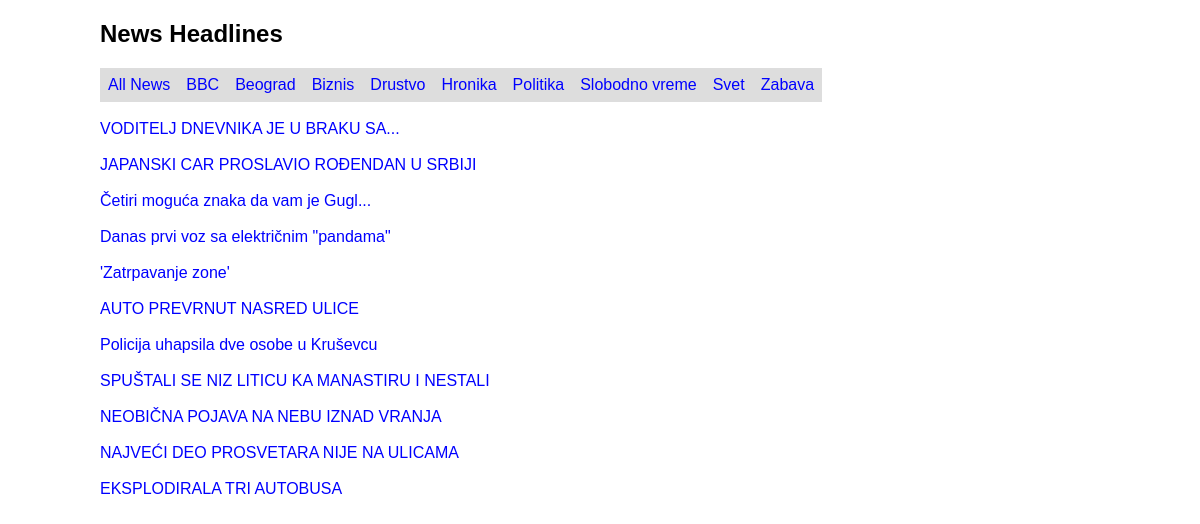
The page /pages/selectNews.php on the database its author committed.
### tables this page shows
CREATE TABLE IF NOT EXISTS `news` (
  `id` int NOT NULL AUTO_INCREMENT,
  `title` varchar(255) NOT NULL,
  `content` text NOT NULL,
  `date` datetime DEFAULT CURRENT_TIMESTAMP,
  `category` varchar(100) NOT NULL,
  `author_id` int DEFAULT NULL,
  PRIMARY KEY (`id`),
  KEY `autor_id` (`author_id`)
);

### classes/News.class.php (called while the page is built, shortened)
<?php
    class News {
        private $conn;
        public function __construct($conn, $id, $title, $content, $category, $author_id) {
            $this->conn = $conn;
        }
        public function selectNews($category = null) {
            if ($category) {
                $sql = "SELECT * FROM news WHERE category = ? ORDER BY date DESC";
                $stmt = $this->conn->prepare($sql);
                $stmt->bind_param("s", $category);
            } else {
                $sql = "SELECT * FROM news ORDER BY date DESC";
                $stmt = $this->conn->prepare($sql);
            }
            $stmt->execute();
            $results = $stmt->get_result();
            $newsArray = array();
            if ($results->num_rows > 0) {
                while ($row = $results->fetch_assoc()) {
                    $newsArray[] = $row;
                }
            } else {
                echo "No news available!";
            }
            return $newsArray;
        }
        public function getCategories() {
            $sql = "SELECT DISTINCT category FROM news ORDER BY category ASC";
            $stmt = $this->conn->prepare($sql);
            $stmt->execute();
            $results = $stmt->get_result();
            $categories = array();
            if ($results->num_rows > 0) {
                while ($row = $results->fetch_assoc()) {
                    $categories[] = $row['category'];
                }
            }
            return $categories;
        }
    }
?>

### pages/selectNews.php (the view, shortened to what this page needs)
<?php
    include "../config/Connection.php";
    include "../classes/News.class.php";
    $news = new News($conn, "", "", "", "", "");
    $categories = $news->getCategories();
    $selectedCategory = isset($_GET['category']) ? $_GET['category'] : null;
    $newsArray = $news->selectNews($selectedCategory);
?>
<!DOCTYPE html>
<html>
    <head>
        <link href="../assets/style.css" type="text/css" rel="stylesheet">
    </head>
    <body>
        <h2>News Headlines</h2>
        <nav>
            <ul>
                <li><a href="selectNews.php">All News</a></li>
                <?php
                foreach ($categories as $category) {
                    echo "<li><a href='selectNews.php?category=" . urlencode($category) . "'>" . $category . "</a></li>";
                }
                ?>
            </ul><br>
        </nav>
        <?php
        if (!empty($newsArray)) {
            foreach ($newsArray as $newsItem) {
                echo "<div class='news-title'>";
                echo "<a href='viewNews.php?id=" . $newsItem['id'] . "'>" . $newsItem['title'] . "</a>";
                echo "</div><br>";
            }
        } else {
            echo "<p>No news to display!</p>";
        }
        ?>
    </body>
</html>

### assets/style.css (style rules this page uses)
body { width: 1000px; margin: 20px auto; font-family: Arial, Helvetica, sans-serif; }
a, a:visited { color: blue; }
.news-title a { text-decoration: none; }
ul { list-style-type: none; margin: 0; padding: 0; overflow: hidden; }
li { float: left; }
li a { display: block; padding: 8px; background-color: #dddddd; text-decoration: none; }

### rows shown on the page
news: title "VODITELJ DNEVNIKA JE U BRAKU SA..."
news: title "JAPANSKI CAR PROSLAVIO ROĐENDAN U SRBIJI"
news: title "Četiri moguća znaka da vam je Gugl..."
news: title "Danas prvi voz sa električnim \"pandama\""
news: title "'Zatrpavanje zone'"
news: title "AUTO PREVRNUT NASRED ULICE"
news: title "Policija uhapsila dve osobe u Kruševcu"
news: title "SPUŠTALI SE NIZ LITICU KA MANASTIRU I NESTALI"
news: title "NEOBIČNA POJAVA NA NEBU IZNAD VRANJA"
news: title "NAJVEĆI DEO PROSVETARA NIJE NA ULICAMA"
news: title "EKSPLODIRALA TRI AUTOBUSA"

### other values the page prints
$category "BBC"
$category "Beograd"
$category "Biznis"
$category "Drustvo"
$category "Hronika"
$category "Politika"
$category "Slobodno vreme"
$category "Svet"
$category "Zabava"
